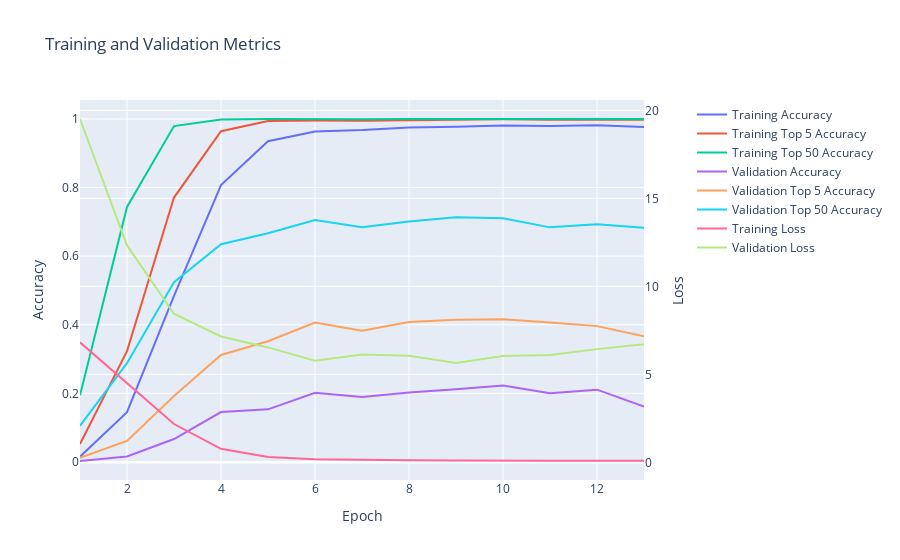

Write notebook code for a chart like this one.
### Code cell
softmax_similarity_model.display_training_history()

### Figure 1 — Plotly figure (JSON) as saved in the notebook; plotly's stock layout.template omitted (floating-point values rounded to 4 significant figures)
{"data": [{"mode": "lines", "name": "Training Accuracy", "type": "scatter", "x": [1, 2, 3, 4, 5, 6, 7, 8, 9, 10, 11, 12, 13], "xaxis": "x", "y": [0.01532, 0.1449, 0.4842, 0.8075, 0.9351, 0.9634, 0.9677, 0.9754, 0.9777, 0.9814, 0.9794, 0.982, 0.9764, 0.9734], "yaxis": "y"}, {"mode": "lines", "name": "Training Top 5 Accuracy", "type": "scatter", "x": [1, 2, 3, 4, 5, 6, 7, 8, 9, 10, 11, 12, 13], "xaxis": "x", "y": [0.05228, 0.323, 0.7709, 0.9644, 0.994, 0.9957, 0.995, 0.9967, 0.9977, 0.999, 0.9977, 0.998, 0.998, 0.9973], "yaxis": "y"}, {"mode": "lines", "name": "Training Top 50 Accuracy", "type": "scatter", "x": [1, 2, 3, 4, 5, 6, 7, 8, 9, 10, 11, 12, 13], "xaxis": "x", "y": [0.1941, 0.7436, 0.9794, 0.9983, 1.0, 0.999, 0.999, 0.9997, 1.0, 1.0, 1.0, 1.0, 1.0, 0.9997], "yaxis": "y"}, {"mode": "lines", "name": "Validation Accuracy", "type": "scatter", "x": [1, 2, 3, 4, 5, 6, 7, 8, 9, 10, 11, 12, 13], "xaxis": "x", "y": [0.002667, 0.016, 0.06667, 0.1453, 0.1533, 0.2013, 0.1893, 0.2027, 0.212, 0.2227, 0.2, 0.2107, 0.1613, 0.1507], "yaxis": "y"}, {"mode": "lines", "name": "Validation Top 5 Accuracy", "type": "scatter", "x": [1, 2, 3, 4, 5, 6, 7, 8, 9, 10, 11, 12, 13], "xaxis": "x", "y": [0.012, 0.06133, 0.192, 0.312, 0.352, 0.4067, 0.3827, 0.408, 0.4147, 0.416, 0.4067, 0.396, 0.3667, 0.3493], "yaxis": "y"}, {"mode": "lines", "name": "Validation Top 50 Accuracy", "type": "scatter", "x": [1, 2, 3, 4, 5, 6, 7, 8, 9, 10, 11, 12, 13], "xaxis": "x", "y": [0.1053, 0.288, 0.524, 0.6347, 0.6667, 0.7053, 0.684, 0.7013, 0.7133, 0.7107, 0.684, 0.6933, 0.6827, 0.656], "yaxis": "y"}, {"mode": "lines", "name": "Training Loss", "type": "scatter", "x": [1, 2, 3, 4, 5, 6, 7, 8, 9, 10, 11, 12, 13], "xaxis": "x", "y": [6.824, 4.519, 2.18, 0.7712, 0.3036, 0.1786, 0.169, 0.1195, 0.1035, 0.07919, 0.08882, 0.08693, 0.09164, 0.107], "yaxis": "y2"}, {"mode": "lines", "name": "Validation Loss", "type": "scatter", "x": [1, 2, 3, 4, 5, 6, 7, 8, 9, 10, 11, 12, 13], "xaxis": "x", "y": [19.51, 12.33, 8.446, 7.156, 6.534, 5.78, 6.125, 6.055, 5.654, 6.045, 6.107, 6.436, 6.709, 7.241], "yaxis": "y2"}], "layout": {"title": {"text": "Training and Validation Metrics"}, "xaxis": {"anchor": "y", "domain": [0.0, 0.94], "title": {"text": "Epoch"}}, "yaxis": {"anchor": "x", "domain": [0.0, 1.0], "title": {"text": "Accuracy"}}, "yaxis2": {"anchor": "x", "overlaying": "y", "side": "right", "title": {"text": "Loss"}}}}
